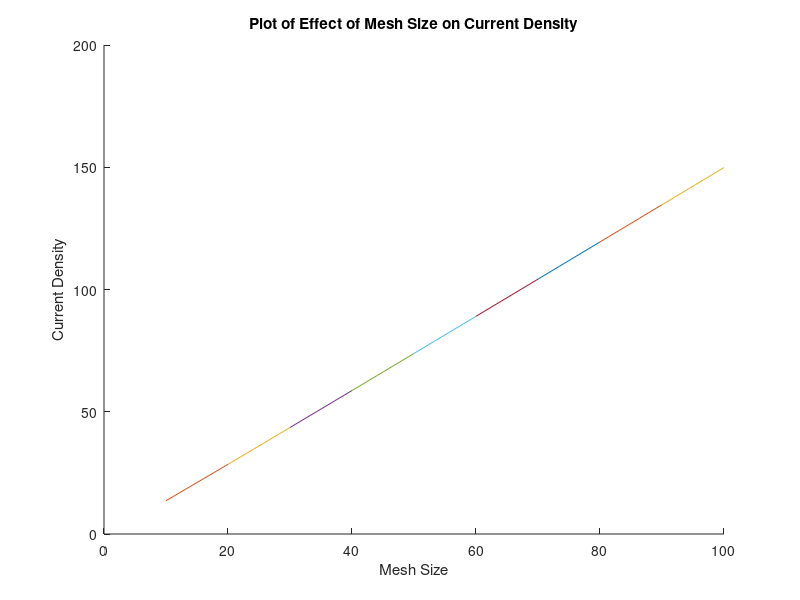

MATLAB code for this plot:
% Assignment-2
% Matthieu Bourbeau
% 100975211

%% PART 2B

% Using the Finite Difference Method to solve for the current flow in a 
% rectangular region of L × W.
% Investigating mesh density.

% Created a G matrix and an operation matrix to solve for x (G/Op).
% Created loop that incrementally increased mesh size and multiplied G and 
% operation matrix by the mesh size.
% Created sigma matrix, assigned values, and defined the box's dimensions
% with varying mesh size.

for meshsize = 10:10:100
    ny = (3/2)*meshsize;         
    G = sparse(meshsize*ny);   
    Op = zeros(1, meshsize*ny);    
    
    Sigmatrix = zeros(ny, meshsize);       
    Sig1 = 1;                              
    Sig2 = 10^-2;                               
   
    box = [meshsize*2/5 meshsize*3/5 ny*2/5 ny*3/5];  
     
    for x = 1: meshsize       
        for y = 1: ny            
            n = y+(x-1)*ny;            
            if x == 1
                G(n, :) = 0;
                G(n, n) = 1;
                Op(n) = 1;               
            elseif x == meshsize
                G(n, :) = 0;
                G(n, n) = 1;
                Op(n) = 0;               
            elseif y == 1                
                if x > box(1) && x < box(2)
                    G(n, n) = -3;
                    G(n, n+1) = Sig2;
                    G(n, n+ny) = Sig2;
                    G(n, n-ny) = Sig2;                   
                else                   
                    G(n, n) = -3;
                    G(n, n+1) = Sig1;
                    G(n, n+ny) = Sig1;
                    G(n, n-ny) = Sig1;                    
                end                
            elseif y == ny              
                if x > box(1) && x < box(2)                    
                    G(n, n) = -3;
                    G(n, n+1) = Sig2;
                    G(n, n+ny) = Sig2;
                    G(n, n-ny) = Sig2;                   
                else                    
                    G(n, n) = -3;
                    G(n, n+1) = Sig1;
                    G(n, n+ny) = Sig1;
                    G(n, n-ny) = Sig1;                   
                end               
            else               
                if x > box(1) && x < box(2) && (y < box(3)||y > box(4))               
                    G(n, n) = -4;
                    G(n, n+1) = Sig2;
                    G(n, n-1) = Sig2;
                    G(n, n+ny) = Sig2;
                    G(n, n-ny) = Sig2;                   
                else                    
                    G(n, n) = -4;
                    G(n, n+1) = Sig1;
                    G(n, n-1) = Sig1;
                    G(n, n+ny) = Sig1;
                    G(n, n-ny) = Sig1;                 
                end
            end
        end
    end
    
    for Length = 1: meshsize        
        for Width = 1: ny           
            if Length >= box(1) && Length <= box(2)
                Sigmatrix(Width, Length) = Sig2;              
            else               
                Sigmatrix(Width, Length) = Sig1;               
            end            
            if Length >= box(1) && Length <= box(2) && Width >= box(3) && Width <= box(4)               
                Sigmatrix(Width, Length) = Sig1;           
            end
        end
    end
       
    Voltage = G\Op';   
    sol = zeros(ny, meshsize, 1);
    
    for i = 1: meshsize       
        for j = 1: ny         
            n = j + (i-1)*ny;
            sol(j,i) = Voltage(n);           
        end
    end
    
    [elecx, elecy] = gradient(sol);
    
    J_x = Sigmatrix.*elecx;
    J_y = Sigmatrix.*elecy;
    J = sqrt(J_x.^2 + J_y.^2);
                                        
    figure(1)
    hold on    
    if meshsize == 10        
        Curr = sum(J, 1);                 
        Currtot = sum(Curr);
        Currold = Currtot;
        plot([meshsize, meshsize], [Currold, Currtot])      
    end   
    if meshsize > 10        
        Currold = Currtot;
        Curr = sum(J, 2);
        Currtot = sum(Curr);
        plot([meshsize-10, meshsize], [Currold, Currtot])
        xlabel("Mesh Size")
        ylabel("Current Density")       
    end     
    title("Plot of Effect of Mesh Size on Current Density")

end